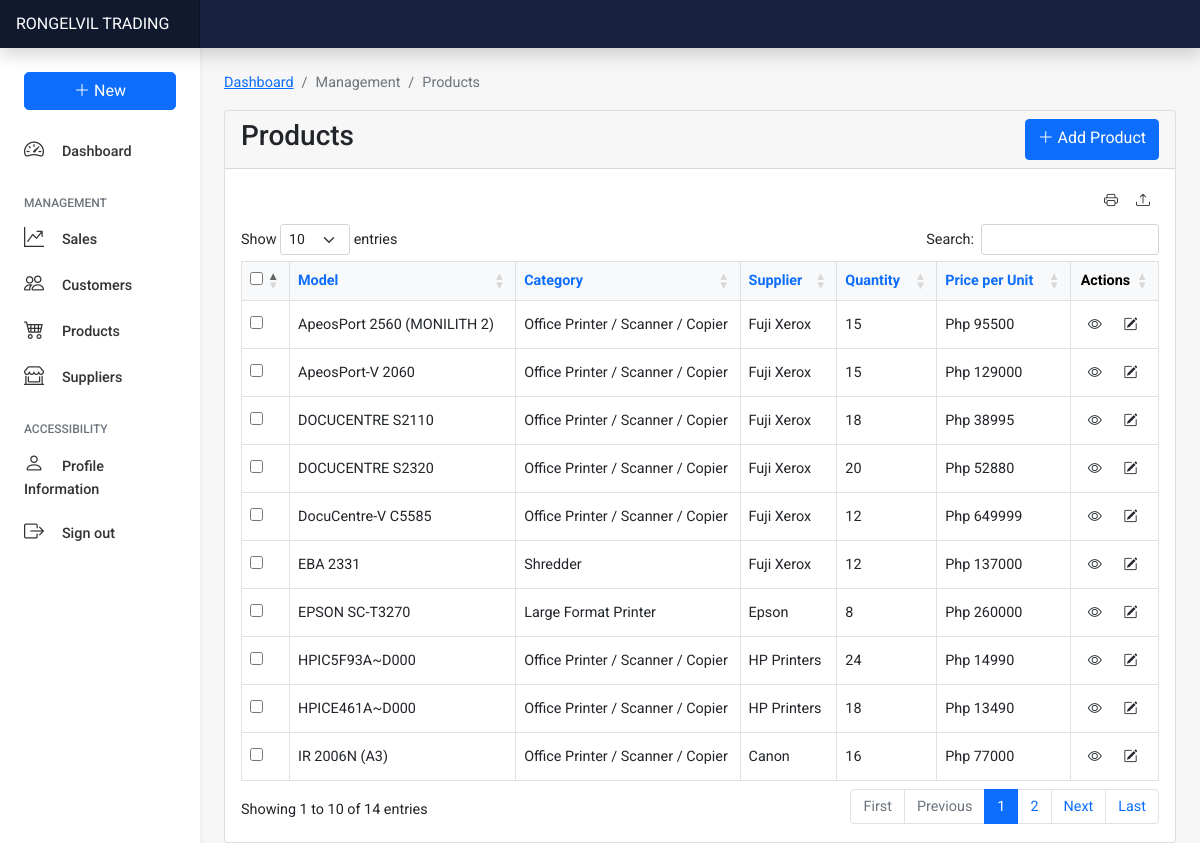
Page /manage/products/product.php (signed in) on the committed database.
### tables this page shows
CREATE TABLE `product` (
  `product_id` int(11) NOT NULL AUTO_INCREMENT,
  `model` varchar(200) NOT NULL,
  `category` varchar(200) NOT NULL,
  `supplier_id` int(11) NOT NULL,
  `product_description` varchar(5000) NOT NULL,
  `quantity` varchar(200) NOT NULL,
  `srp` float NOT NULL,
  `image_url` varchar(200) NOT NULL,
  `date_created` datetime NOT NULL DEFAULT CURRENT_TIMESTAMP,
  `date_updated` datetime NOT NULL DEFAULT CURRENT_TIMESTAMP ON UPDATE CURRENT_TIMESTAMP,
  PRIMARY KEY (`product_id`),
  KEY `supplier_id_idx` (`supplier_id`),
  CONSTRAINT `supplier_id` FOREIGN KEY (`supplier_id`) REFERENCES `supplier` (`supplier_id`) ON DELETE NO ACTION ON UPDATE NO ACTION
);

CREATE TABLE `supplier` (
  `supplier_id` int(11) NOT NULL AUTO_INCREMENT,
  `supplier_name` varchar(100) NOT NULL,
  `email` varchar(100) NOT NULL,
  `contact` varchar(100) NOT NULL,
  `address` varchar(200) NOT NULL,
  `date_created` datetime NOT NULL DEFAULT CURRENT_TIMESTAMP,
  `date_updated` datetime NOT NULL DEFAULT CURRENT_TIMESTAMP ON UPDATE CURRENT_TIMESTAMP,
  PRIMARY KEY (`supplier_id`)
);

### manage/products/retreive.php (called while the page is built, shortened)
<?php
    require '../../connection/database.php';
    $sort = "ASC";
    $column = "model";
    $queryUsers = "SELECT * FROM supplier INNER JOIN product ON supplier.supplier_id = product.supplier_id ORDER BY $column $sort";
    $productList = mysqli_query($connection, $queryUsers);
?>

### manage/products/product.php (the view, shortened to what this page needs)
<?php
require('./retreive.php');
?>
<!DOCTYPE html>
<html lang="en">
<head>
    <link href="https://cdn.jsdelivr.net/npm/bootstrap@5.1.3/dist/css/bootstrap.min.css" rel="stylesheet">
    <link rel="stylesheet" href="https://cdn.jsdelivr.net/npm/bootstrap-icons@1.7.2/font/bootstrap-icons.css">
    <link rel="stylesheet" href="../../style.css">
    <link rel="stylesheet" href="https://cdn.datatables.net/1.11.3/css/dataTables.bootstrap5.min.css">
</head>
<body>
    <header class="navbar navbar-dark sticky-top flex-md-nowrap p-0 shadow" style="background-color: #16213E;">
        <a class="navbar-brand col-md-3 col-lg-2 me-0 px-3" href="../../index.php">RONGELVIL TRADING</a>
    </header>
    <div class="container-fluid">
        <div class="row">
            <nav id="sidebarMenu" class="col-md-3 col-lg-2 d-md-block bg-white shadow-sm sidebar collapse">
                <div class="position-sticky pt-3 mx-2">
                    <ul class="nav flex-column">
                        <li class="nav-item">
                            <div class="btn-group nav-link" role="group">
                                <button id="btnGroupDrop1" type="button" class="btn btn-primary w-100 rounded-3" data-bs-toggle="dropdown" aria-expanded="false">
                                    <i class="bi bi-plus-lg"></i> New
                                </button>
                            </div>
                        </li>
                        <li class="nav-item">
                            <a class="nav-link active mt-2" aria-current="page" href="../../index.php">
                                <i class="bi bi-speedometer2 fs-5"></i>&nbsp;&nbsp;&nbsp;&nbsp; Dashboard
                            </a>
                        </li>
                    </ul>
                    <h6 class="sidebar-heading d-flex justify-content-between align-items-center px-3 mt-4 mb-1 text-muted">
                        <span>Management</span>
                    </h6>
                    <ul class="nav flex-column">
                        <li class="nav-item">
                            <a class="nav-link" href="../sales/sales.php">
                                <i class="bi bi-graph-up-arrow fs-5"></i>&nbsp;&nbsp;&nbsp;&nbsp; Sales
                            </a>
                        </li>
                        <li class="nav-item">
                            <a class="nav-link" href="../customers/customer.php">
                                <i class="bi bi-people fs-5"></i>&nbsp;&nbsp;&nbsp;&nbsp; Customers
                            </a>
                        </li>
                        <li class="nav-item">
                            <a class="nav-link" href="./product.php">
                                <i class="bi bi-cart4 fs-5"></i>&nbsp;&nbsp;&nbsp;&nbsp; Products
                            </a>
                        </li>
                        <li class="nav-item">
                            <a class="nav-link" href="../suppliers/supplier.php">
                                <i class="bi bi-shop-window fs-5"></i>&nbsp;&nbsp;&nbsp;&nbsp; Suppliers
                            </a>
                        </li>
                    </ul>
                    <h6 class="sidebar-heading d-flex justify-content-between align-items-center px-3 mt-4 mb-1 text-muted">
                        <span>Accessibility</span>
                    </h6>
                    <ul class="nav flex-column mb-2">
                        <li class="nav-item">
                            <a class="nav-link" href="../../access/profile.php">
                                <i class="bi bi-person fs-5"></i>&nbsp;&nbsp;&nbsp;&nbsp; Profile Information
                            </a>
                        </li>
                        <li class="nav-item">
                            <a class="nav-link" href="../../auth/logout.php">
                                <i class="bi bi-box-arrow-right fs-5"></i>&nbsp;&nbsp;&nbsp;&nbsp; Sign out
                            </a>
                        </li>
                    </ul>
                </div>
            </nav>
            <main class="col-md-9 ms-sm-auto col-lg-10 px-md-4">
                <div class="row">
                    <div class="mt-4">
                        <div class="row">
                            <div class="col-lg-12">
                                <nav aria-label="breadcrumb">
                                    <ol class="breadcrumb">
                                        <li class="breadcrumb-item"><a href="../../index.php">Dashboard</a></li>
                                        <li class="breadcrumb-item active" aria-current="page">Management</li>
                                        <li class="breadcrumb-item active" aria-current="page">Products</li>
                                    </ol>
                                </nav>
                            </div>
                        </div>
                        <div class="card">
                            <div class="card-header">
                                <div class="d-flex">
                                    <h3>Products</h3>
                                    <a href="./productcreate.php" class="btn btn-primary ms-auto"><i class="bi bi-plus-lg"></i> Add Product</a>
                                </div>
                            </div>
                            <div class="card-body">
                                <div class="d-flex">
                                    <button onclick="window.print()" class="btn btn-transparent btn-sm ms-auto" data-bs-toggle="tooltip" data-bs-placement="top" title="Print" width="100"><i class="bi bi-printer"></i></button>
                                    <form action="./excel.php" method="post">
                                        <button type="submit" name="export_excel" class="btn btn-sm btn-transparent" data-bs-toggle="tooltip" data-bs-placement="top" title="Export to Excel"><i class="bi bi-upload"></i></button>
                                    </form>
                                </div>
                                <div class="table-responsive mt-2">
                                    <table id="pdttab" class="table table-bordered align-middle table-hover">
                                        <thead class="table-light">
                                            <th width="2%" class="text-center"><input type="checkbox" onclick="toggle(this)"></th>
                                            <th><a style="text-decoration: none;" href="?column=model&sort=<?php echo $sort ?>">Model</a></th>
                                            <th><a style="text-decoration: none;" href="?column=category&sort=<?php echo $sort ?>">Category</a></th>
                                            <th><a style="text-decoration: none;" href="?column=supplier_id&sort=<?php echo $sort ?>">Supplier</a></th>
                                            <th><a style="text-decoration: none;" href="?column=quantity&sort=<?php echo $sort ?>">Quantity</a></th>
                                            <th><a style="text-decoration: none;" href="?column=srp&sort=<?php echo $sort ?>">Price per Unit</a></th>
                                            <th width="5%" class="text-center">Actions</th>
                                        </thead>
                                        <?php while ($row = mysqli_fetch_array($productList)) {  ?>
                                            <tr>
                                                <td><input type="checkbox" name="prod" value="<?php echo $row['product_id'] ?>"></td>
                                                <td><?php echo $row['model'] ?></td>
                                                <td><?php echo $row['category'] ?></td>
                                                <td><?php echo $row['supplier_name'] ?></td>
                                                <td><?php echo $row['quantity'] ?></td>
                                                <td>Php <?php echo $row['srp'] ?></td>
                                                <td class="d-flex flex-row">
                                                    <form action="./productview.php" method="post">
                                                        <button class="btn btn-sm btn-transparent" type="submit" value="view" name="view" data-bs-toggle="tooltip" data-bs-placement="top" title="View"><i class="bi bi-eye"></i></button>
                                                    </form> &nbsp;
                                                    <form action="./productupdate.php" method="post">
                                                        <button class="btn btn-sm btn-transparent" type="submit" value="edit" name="edit" data-bs-toggle="tooltip" data-bs-placement="top" title="Edit"><i class="bi bi-pencil-square"></i></button>
                                                    </form> &nbsp;
                                                </td>
                                            </tr>
                                        <?php  } ?>
                                    </table>
                                </div>
                            </div>
                        </div>
                    </div>
                </div>
            </main>
        </div>
    </div>
</body>
</html>

### style.css (style rules this page uses)
* { font-family: "Roboto"; }
body { font-size: .9rem; background-color: #F6F6F6; }
.sidebar { position: fixed; top: 0; bottom: 0; left: 0; z-index: 100; padding: 48px 0 0; box-shadow: inset -1px 0 0 rgba(0, 0, 0, .1); }
.sidebar .nav-link { font-weight: 500; color: #333; }
.sidebar-heading { font-size: .75rem; text-transform: uppercase; }
.navbar-brand { padding-top: .75rem; padding-bottom: .75rem; font-size: 1rem; background-color: rgba(0, 0, 0, .25); box-shadow: inset -1px 0 0 rgba(0, 0, 0, .25); }

### manage/products/product.php (style rules this page uses)
* { font-family: "Roboto"; }

### rows in the picture
product: model "ApeosPort 2560 (MONILITH 2)", category "Office Printer / Scanner / Copier", supplier.supplier_name "Fuji Xerox", quantity "15", srp "95500"
product: model "ApeosPort-V 2060", category "Office Printer / Scanner / Copier", supplier.supplier_name "Fuji Xerox", quantity "15", srp "129000"
product: model "DOCUCENTRE S2110", category "Office Printer / Scanner / Copier", supplier.supplier_name "Fuji Xerox", quantity "18", srp "38995"
product: model "DOCUCENTRE S2320", category "Office Printer / Scanner / Copier", supplier.supplier_name "Fuji Xerox", quantity "20", srp "52880"
product: model "DocuCentre-V C5585", category "Office Printer / Scanner / Copier", supplier.supplier_name "Fuji Xerox", quantity "12", srp "649999"
product: model "EBA 2331", category "Shredder", supplier.supplier_name "Fuji Xerox", quantity "12", srp "137000"
product: model "EPSON SC-T3270", category "Large Format Printer", supplier.supplier_name "Epson", quantity "8", srp "260000"
product: model "HPIC5F93A~D000", category "Office Printer / Scanner / Copier", supplier.supplier_name "HP Printers", quantity "24", srp "14990"
product: model "HPICE461A~D000", category "Office Printer / Scanner / Copier", supplier.supplier_name "HP Printers", quantity "18", srp "13490"
product: model "IR 2006N (A3)", category "Office Printer / Scanner / Copier", supplier.supplier_name "Canon", quantity "16", srp "77000"
